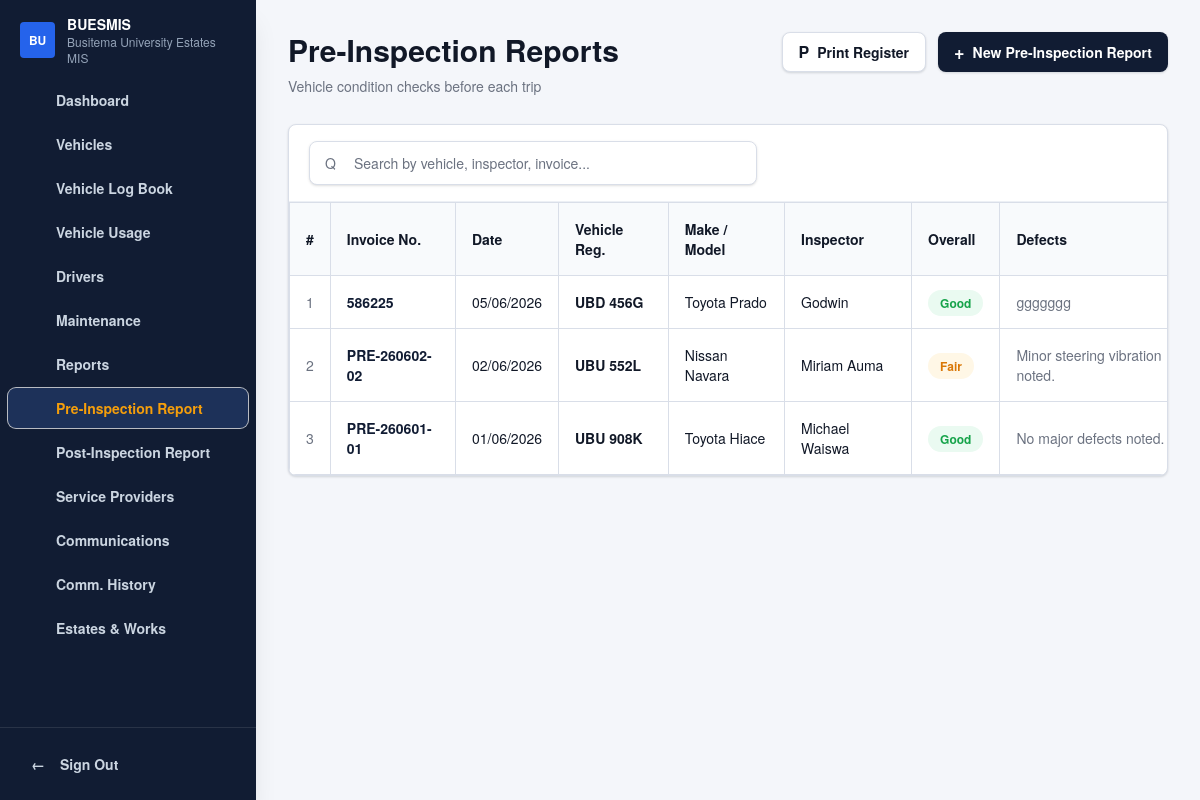
The page /modules/inspections/index.php on the database its author committed.
### tables this page shows
CREATE TABLE `inspections` (
  `id` int(10) UNSIGNED NOT NULL,
  `vehicle_id` int(10) UNSIGNED NOT NULL,
  `driver_id` int(10) UNSIGNED DEFAULT NULL,
  `inspector_user_id` int(10) UNSIGNED DEFAULT NULL,
  `service_provider_id` int(10) UNSIGNED DEFAULT NULL,
  `inspection_type` enum('pre','post') NOT NULL,
  `invoice_number` varchar(100) DEFAULT NULL,
  `post_invoice_number` varchar(100) DEFAULT NULL,
  `inspection_date` date NOT NULL,
  `inspector_name` varchar(120) NOT NULL,
  `inspector_title` varchar(120) DEFAULT NULL,
  `mileage` int(10) UNSIGNED DEFAULT NULL,
  `overall_status` enum('good','fair','faulty','needs_repair','completed') DEFAULT NULL,
  `defects` text DEFAULT NULL,
  `works_done` text DEFAULT NULL,
  `repair_cost` decimal(14,2) NOT NULL DEFAULT 0.00,
  `memo_to` varchar(150) DEFAULT NULL,
  `memo_thru_one` varchar(150) DEFAULT NULL,
  `memo_thru_two` varchar(150) DEFAULT NULL,
  `memo_from` varchar(150) DEFAULT NULL,
  `vehicle_description` varchar(255) DEFAULT NULL,
  `closing_note` text DEFAULT NULL,
  `recommendation` text DEFAULT NULL,
  `cc` varchar(255) DEFAULT NULL,
  `created_at` timestamp NOT NULL DEFAULT current_timestamp(),
  `updated_at` timestamp NULL DEFAULT NULL ON UPDATE current_timestamp()
);

CREATE TABLE `vehicles` (
  `id` int(10) UNSIGNED NOT NULL,
  `department_id` int(10) UNSIGNED DEFAULT NULL,
  `registration_no` varchar(50) NOT NULL,
  `make` varchar(100) NOT NULL,
  `model` varchar(100) NOT NULL,
  `manufacture_year` year(4) DEFAULT NULL,
  `vehicle_type` enum('sedan','suv','pickup','truck','van','bus','motorcycle','other') NOT NULL DEFAULT 'other',
  `fuel_type` enum('petrol','diesel','hybrid','electric','other') NOT NULL DEFAULT 'diesel',
  `current_mileage` int(10) UNSIGNED NOT NULL DEFAULT 0,
  `insurance_expiry` date DEFAULT NULL,
  `status` enum('active','maintenance','grounded','disposed') NOT NULL DEFAULT 'active',
  `notes` text DEFAULT NULL,
  `created_at` timestamp NOT NULL DEFAULT current_timestamp(),
  `updated_at` timestamp NULL DEFAULT NULL ON UPDATE current_timestamp()
);

### modules/inspections/index.php (the view, shortened to what the rows shown need)
<?php
require_once __DIR__ . '/../../handlers/inspection.php';
extract(inspectionFetchPageData());
include __DIR__ . '/../../includes/header.php';
?>
<main class="min-h-screen lg:pl-64">
    <div class="mx-auto max-w-[1180px] px-4 py-8 sm:px-6 lg:px-8">
        <div class="mb-7 flex flex-col gap-4 lg:flex-row lg:items-start lg:justify-between">
            <div>
                <h1 class="text-2xl font-extrabold tracking-normal text-fleet-ink sm:text-3xl">Pre-Inspection Reports</h1>
            </div>
        </div>
        <section class="<?= $hasReports ? 'block' : 'hidden'; ?> overflow-hidden rounded-lg border border-fleet-line bg-fleet-surface shadow-fleet-card">
            <div class="overflow-x-auto">
                <table class="w-full min-w-[1050px] border-collapse text-left text-sm" data-pre-inspection-table>
                    <thead class="bg-fleet-surface-muted text-fleet-ink">
                        <tr>
                            <th class="border border-fleet-line px-4 py-4 font-semibold">#</th>
                            <th class="border border-fleet-line px-4 py-4 font-semibold">Invoice No.</th>
                            <th class="border border-fleet-line px-4 py-4 font-semibold">Date</th>
                            <th class="border border-fleet-line px-4 py-4 font-semibold">Vehicle Reg.</th>
                            <th class="border border-fleet-line px-4 py-4 font-semibold">Make / Model</th>
                            <th class="border border-fleet-line px-4 py-4 font-semibold">Inspector</th>
                            <th class="border border-fleet-line px-4 py-4 font-semibold">Overall</th>
                            <th class="border border-fleet-line px-4 py-4 font-semibold">Defects</th>
                        </tr>
                    </thead>
                    <tbody>
                        <?php foreach ($reports as $index => $report): ?>
                            <tr
                                class="pre-inspection-row transition hover:bg-fleet-surface-muted/70"
                                data-search="<?= htmlspecialchars(strtolower(implode(' ', [$report['invoice'], $report['date'], $report['vehicle'], $report['make_model'], $report['inspector'], $report['overall'], $report['defects']])), ENT_QUOTES, 'UTF-8'); ?>"
                                data-report-id="<?= htmlspecialchars((string) $report['id'], ENT_QUOTES, 'UTF-8'); ?>"
                                data-vehicle-id="<?= htmlspecialchars((string) $report['vehicle_id'], ENT_QUOTES, 'UTF-8'); ?>"
                                data-vehicle="<?= htmlspecialchars($report['vehicle'], ENT_QUOTES, 'UTF-8'); ?>"
                                data-make-model="<?= htmlspecialchars($report['make_model'], ENT_QUOTES, 'UTF-8'); ?>"
                                data-inspector="<?= htmlspecialchars($report['inspector'], ENT_QUOTES, 'UTF-8'); ?>"
                                data-overall="<?= htmlspecialchars($report['overall'], ENT_QUOTES, 'UTF-8'); ?>"
                                data-invoice-number="<?= htmlspecialchars($report['invoice_raw'], ENT_QUOTES, 'UTF-8'); ?>"
                                data-inspection-date="<?= htmlspecialchars($report['date_raw'], ENT_QUOTES, 'UTF-8'); ?>"
                                data-inspector-name="<?= htmlspecialchars($report['inspector_raw'], ENT_QUOTES, 'UTF-8'); ?>"
                                data-inspector-title="<?= htmlspecialchars($report['inspector_title_raw'], ENT_QUOTES, 'UTF-8'); ?>"
                                data-mileage="<?= htmlspecialchars($report['mileage_raw'], ENT_QUOTES, 'UTF-8'); ?>"
                                data-overall-status="<?= htmlspecialchars($report['overall_raw'], ENT_QUOTES, 'UTF-8'); ?>"
                                data-defects="<?= htmlspecialchars($report['defects_raw'], ENT_QUOTES, 'UTF-8'); ?>"
                                data-memo-to="<?= htmlspecialchars($report['memo_to_raw'], ENT_QUOTES, 'UTF-8'); ?>"
                                data-memo-thru-one="<?= htmlspecialchars($report['memo_thru_one_raw'], ENT_QUOTES, 'UTF-8'); ?>"
                                data-memo-thru-two="<?= htmlspecialchars($report['memo_thru_two_raw'], ENT_QUOTES, 'UTF-8'); ?>"
                                data-memo-from="<?= htmlspecialchars($report['memo_from_raw'], ENT_QUOTES, 'UTF-8'); ?>"
                                data-vehicle-description="<?= htmlspecialchars($report['vehicle_description_raw'], ENT_QUOTES, 'UTF-8'); ?>"
                                data-closing-note="<?= htmlspecialchars($report['closing_note_raw'], ENT_QUOTES, 'UTF-8'); ?>"
                                data-cc="<?= htmlspecialchars($report['cc_raw'], ENT_QUOTES, 'UTF-8'); ?>"
                                data-items="<?= htmlspecialchars($report['items_json'], ENT_QUOTES, 'UTF-8'); ?>"
                            >
                                <td class="border border-fleet-line px-4 py-4 text-fleet-muted"><?= $index + 1; ?></td>
                                <td class="border border-fleet-line px-4 py-4 font-semibold text-fleet-sidebar"><?= htmlspecialchars($report['invoice'], ENT_QUOTES, 'UTF-8'); ?></td>
                                <td class="border border-fleet-line px-4 py-4 text-fleet-ink"><?= htmlspecialchars($report['date'], ENT_QUOTES, 'UTF-8'); ?></td>
                                <td class="border border-fleet-line px-4 py-4 font-extrabold text-fleet-ink"><?= htmlspecialchars($report['vehicle'], ENT_QUOTES, 'UTF-8'); ?></td>
                                <td class="border border-fleet-line px-4 py-4 text-fleet-ink"><?= htmlspecialchars($report['make_model'], ENT_QUOTES, 'UTF-8'); ?></td>
                                <td class="border border-fleet-line px-4 py-4 text-fleet-ink"><?= htmlspecialchars($report['inspector'], ENT_QUOTES, 'UTF-8'); ?></td>
                                <td class="border border-fleet-line px-4 py-4">
                                    <?php if ($report['overall'] === 'Good'): ?>
                                        <span class="rounded-full bg-fleet-success-soft px-3 py-1 text-xs font-bold text-fleet-success">Good</span>
                                    <?php elseif ($report['overall'] === 'Fair'): ?>
                                        <span class="rounded-full bg-fleet-warning-soft px-3 py-1 text-xs font-bold text-fleet-warning-strong">Fair</span>
                                    <?php elseif ($report['overall'] === 'Faulty' || $report['overall'] === 'Needs Repair'): ?>
                                        <span class="rounded-full bg-fleet-badge-red px-3 py-1 text-xs font-bold text-fleet-danger"><?= htmlspecialchars($report['overall'], ENT_QUOTES, 'UTF-8'); ?></span>
                                    <?php else: ?>
                                        <span class="rounded-full bg-fleet-badge-red px-3 py-1 text-xs font-bold text-fleet-danger">--</span>
                                    <?php endif; ?>
                                </td>
                                <td class="border border-fleet-line px-4 py-4 text-fleet-muted"><?= htmlspecialchars($report['defects'], ENT_QUOTES, 'UTF-8'); ?></td>
                            </tr>
                        <?php endforeach; ?>
                    </tbody>
                </table>
            </div>
        </section>
    </div>
</main>
<?php include __DIR__ . '/../../includes/footer.php'; ?>

### rows shown on the page
inspections: invoice_number "586225", date "05/06/2026", vehicle.registration_no "UBD 456G", make_model "Toyota Prado", inspector_name "Godwin", shows "Good", defects "ggggggg"
inspections: invoice_number "PRE-260602-02", date "02/06/2026", vehicle.registration_no "UBU 552L", make_model "Nissan Navara", inspector_name "Miriam Auma", shows "Fair", defects "Minor steering vibration noted."
inspections: invoice_number "PRE-260601-01", date "01/06/2026", vehicle.registration_no "UBU 908K", make_model "Toyota Hiace", inspector_name "Michael Waiswa", shows "Good", defects "No major defects noted."

### other values the page prints
$item['label'] "Dashboard"
$item['label'] "Vehicles"
$item['label'] "Vehicle Log Book"
$item['label'] "Vehicle Usage"
$item['label'] "Drivers"
$item['label'] "Maintenance"
$item['label'] "Reports"
$item['label'] "Pre-Inspection Report"
$item['label'] "Post-Inspection Report"
$item['label'] "Service Providers"
$item['label'] "Communications"
$item['label'] "Comm. History"
$item['label'] "Estates & Works"
